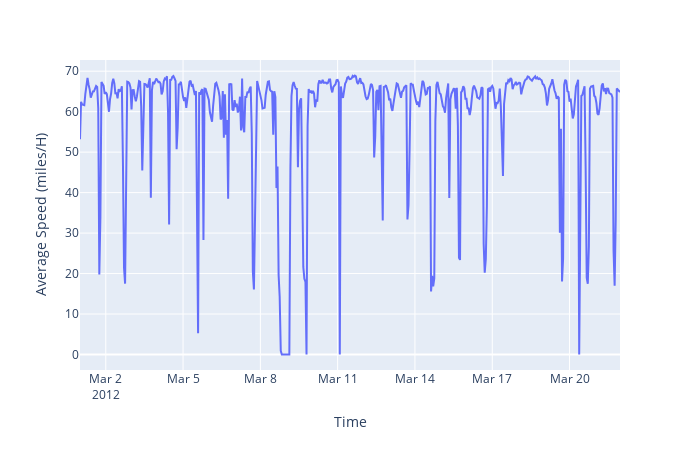

Notebook cell for this chart:
### Code cell
# plot a sample from the dataset for 3 weeks
temp = df
sample_df = temp.head(12*24*21)
sample_df = sample_df.resample('1H').mean()
fig = px.line(sample_df, x=sample_df.index, y=['773869'], width=700, height=450)
fig.update_xaxes(title_text='Time')
fig.update_yaxes(title_text='Average Speed (miles/H)')
fig.update_layout(showlegend=False)
pio.write_image(fig, 'plots/rt_speed_metr.png',scale=4, width=700, height=450)
fig.show()

### Figure 1 — Plotly figure (JSON) as saved in the notebook; plotly's stock layout.template omitted (floating-point values rounded to 4 significant figures; data arrays with more than 128 entries replaced by an {"elided": "..."} marker saying what was removed)
{"data": [{"hovertemplate": "variable=773869<br>index=%{x}<br>value=%{y}<extra></extra>", "legendgroup": "773869", "line": {"color": "#636efa", "dash": "solid"}, "marker": {"symbol": "circle"}, "mode": "lines", "name": "773869", "orientation": "v", "showlegend": true, "type": "scatter", "x": {"elided": "504 str values"}, "xaxis": "x", "y": {"elided": "504 float values"}, "yaxis": "y"}], "layout": {"height": 450, "legend": {"title": {"text": "variable"}, "tracegroupgap": 0}, "margin": {"t": 60}, "showlegend": false, "width": 700, "xaxis": {"anchor": "y", "domain": [0, 1], "title": {"text": "Time"}}, "yaxis": {"anchor": "x", "domain": [0, 1], "title": {"text": "Average Speed (miles/H)"}}}}
